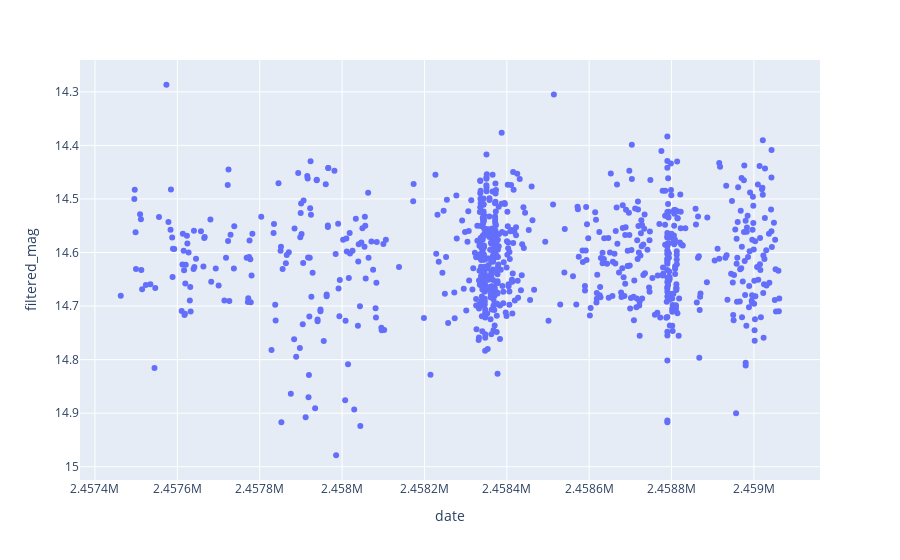

This figure's notebook cell:
### Markdown cell above
### Select magnitude range, and plot lightcurve below, if changing magnitude range, rerun lightcurve plot below

### Code cell
mag_range=mag_range_sel.value
mag_data=i_data[(i_data['filtered_mag'] > mag_range[0]) & (i_data['filtered_mag'] < mag_range[1])]

#plot lightcurve
fig1=px.scatter(mag_data,x=mag_data.date,y=mag_data.filtered_mag)
fig1['layout']['yaxis']['autorange'] = "reversed"
iplot(fig1)

### Figure 1 — Plotly figure (JSON) as saved in the notebook; plotly's stock layout.template omitted (floating-point values rounded to 4 significant figures; data arrays with more than 128 entries replaced by an {"elided": "..."} marker saying what was removed)
{"data": [{"hovertemplate": "date=%{x}<br>filtered_mag=%{y}<extra></extra>", "legendgroup": "", "marker": {"color": "#636efa", "symbol": "circle"}, "mode": "markers", "name": "", "orientation": "v", "showlegend": false, "type": "scatter", "x": {"elided": "830 float values"}, "xaxis": "x", "y": {"elided": "830 float values"}, "yaxis": "y"}], "layout": {"legend": {"tracegroupgap": 0}, "margin": {"t": 60}, "xaxis": {"anchor": "y", "domain": [0, 1], "title": {"text": "date"}}, "yaxis": {"anchor": "x", "autorange": "reversed", "domain": [0, 1], "title": {"text": "filtered_mag"}}}}
